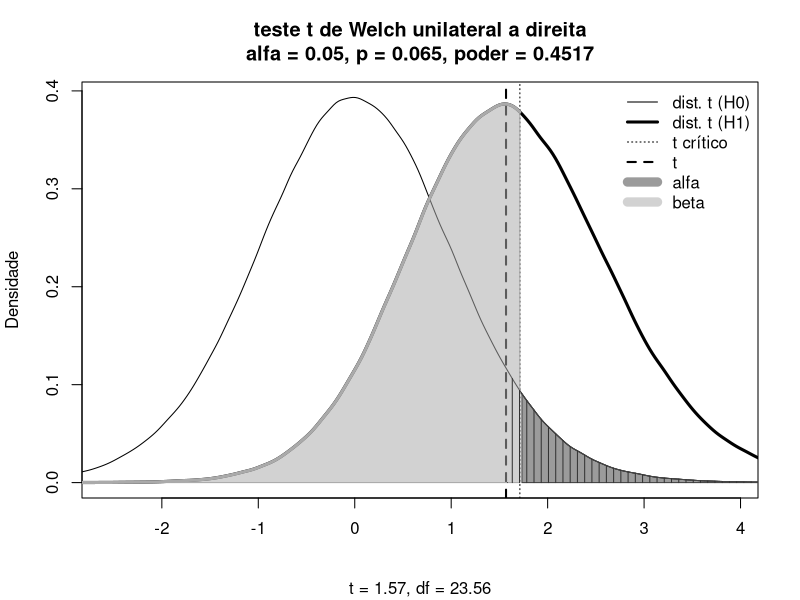

Write the R code that produced this figure.
# Teste t de Welch unilateral a direita
# Referencial teorico da distribuicao t central e nao-central

# defina:
nB <- 25
nA <- 16
mediaB <- 5.6
mediaA <- 4.8
dpB <- 1.2
dpA <- 1.8
alfa <- 0.05

# calculo
dif <- mediaB - mediaA
dfA <- nA - 1
dfB <- nB - 1
ep2A <- dpA^2/nA
ep2B <- dpB^2/nB
df <- ((ep2A+ep2B)^2)/((ep2A^2)/dfA+(ep2B^2)/dfB)
t <- dif/sqrt(ep2A+ep2B)
ncp <- t # ncp = estatistica de teste t
# media e dp das dist. t central e nao-central
mediaH0 <- 0
dpH0 <- sqrt(df/(df-2))
beta <- sqrt(df/2)*gamma((df-1)/2)/gamma(df/2)
mediaH1 <- ncp*beta
dpH1 <- sqrt(((df*(1+ncp^2))/(df-2))-mediaH1^2)
# valor-p
p <- 1-pt(t,df)
# distribuicao t sob H0 (central: ncp = 0)
tH0 <- rt(1e6, df)
dtH0 <- density(tH0)
# distribuicao t sob H1 (nao-central: ncp = t)
tH1 <- rt(1e6, df, ncp)
dtH1 <- density(tH1)
# quantil critico (1-alfa)% sob H0 e poder 
q <- qt((1-alfa), df) 
poder <- 1-pt(q,df,ncp)

# Grafico
x_min = max(c( min(c(dtH0$x,dtH1$x)), if(t<0){-2.5*abs(t)}else{-1.5*abs(q)} ))
x_max = min(c( max(c(dtH0$x,dtH1$x)), if(t>0){ 2.5*abs(t)}else{ 1.5*abs(q)} ))
# formato de p e poder
p_txt <- paste("p = ",round(p,4),sep="")
if(p<1e-4){p_txt <- paste("p = ",format(p, format = "e", digits = 2),sep="")}
if(p>0.9999){p_txt <- "p > 0.9999"}
plot(dtH0,type="l",
     main=paste("teste t de Welch unilateral a direita\n",
                "alfa = ",alfa,", ",p_txt,", poder = ",round(poder,4),
                sep=""),
     sub=paste("t = ",round(t,2),", df = ",round(df,2),sep=""),
     xlab=NA,ylab="Densidade",
     xlim = c(x_min,x_max),
     lwd=1, lty=1, col="#000000"
)
lines(dtH1,lwd=3, lty=1, col="#000000")
abline(v=q, lwd=1, lty = 3, col="#000000")
abline(v=t, lwd=2, lty = 2, col="#000000")
# area de alfa
# direita
alfa_x <- c(dtH0$x[dtH0$x>=q]) 
alfa_y <- c(dtH0$y[dtH0$x>=q])
lines(alfa_x, alfa_y, col="#444444", lwd=1)
alfa_x <- c(min(alfa_x),alfa_x,max(alfa_x))  
alfa_y <- c(0,alfa_y,0)
polygon(alfa_x, alfa_y, col="#44444488", border="#444444")
# area beta (1-poder)
beta_x <- c(dtH1$x[dtH1$x<=q]) 
beta_y <- c(dtH1$y[dtH1$x<=q])
lines(beta_x, beta_y, col="#aaaaaa", lwd=3)
beta_x <- c(min(beta_x),beta_x,max(beta_x))  
beta_y <- c(0,beta_y,0)
polygon(beta_x, beta_y, col="#aaaaaa88", border="#aaaaaa")
# area de p
if (p>alfa) {p_cor="#333333"} else {p_cor="#ffffff"}
# direita
p_x <- c(dtH0$x[dtH0$x>=t]) 
p_y <- c(dtH0$y[dtH0$x>=t])
p_x <- c(min(p_x),p_x,max(p_x))  
p_y <- c(0,p_y,0)
hachura_x <- c()
hachura_y <- c()
for (a in seq(from=1, to=length(p_x), by=3))
{
  hachura_x <- c(hachura_x, p_x[a])
  hachura_y <- c(hachura_y, p_y[a])
}
if (max(hachura_y)<0.005) 
{
  hachura_y <- rep( 0.005,length(hachura_y)); p_cor="#000000";
}
lines(hachura_x,hachura_y,type="h",lwd=1,lty=1,col=p_cor)
# legenda
if (abs(x_min)<abs(x_max)) {posleg <- "topright"} else {posleg <- "topleft"}
legend(posleg, 
       c(
         "dist. t (H0)", "dist. t (H1)", "t crítico", "t", "alfa", "beta"
       ), 
       col=c("#000000","#000000","#000000","#000000","#44444488","#aaaaaa88"),
       lwd=c(1,3,1,2,9,9), 
       lty=c(1,1,3,2,1,1), 
       box.lwd=0, bg="transparent")  



